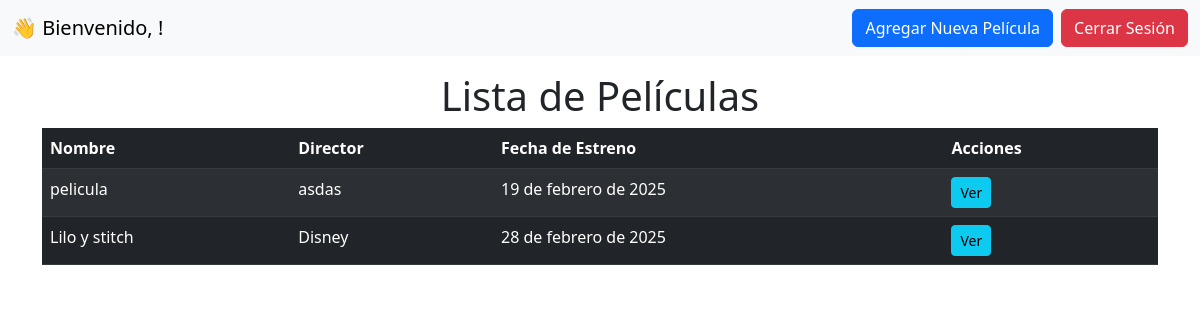
/crud/, run on the app's committed database.
### cine/models.py (models this page shows, shortened)
class Pelicula(models.Model):
    nombre_pelicula = models.CharField(max_length=100)
    director = models.CharField(max_length=100)
    fecha_estreno = models.DateField()
    sinopsis = models.TextField()
    author = models.ForeignKey(User, on_delete=models.CASCADE)

### prueba/views.py (the view)
# urls.py: path('crud/', views.crud, name='crud'),
def crud(request):
    peliculas = Pelicula.objects.all()  # Obtener todas las películas
    return render(request, 'crud.html', {'peliculas': peliculas})

### templates/crud.html (shortened to what this page needs)
<!DOCTYPE html>
<html lang="es">
<head>
    <link href="https://cdn.jsdelivr.net/npm/bootstrap@5.3.0-alpha1/dist/css/bootstrap.min.css" rel="stylesheet">
</head>
<body>
    <nav class="navbar navbar-expand-lg navbar-light bg-light">
        <div class="container-fluid">
            <a class="navbar-brand" href="#">👋 Bienvenido, {{ user.first_name|default:user.username }}!</a>
            <div class="d-flex">
                <a href="{% url 'agregar_pelicula' %}" class="btn btn-primary me-2">Agregar Nueva Película</a>
                <a href="{% url 'logout' %}" class="btn btn-danger">Cerrar Sesión</a>
            </div>
        </div>
    </nav>
    <div class="container mt-3">
        <h1 class="text-center">Lista de Películas</h1>
        <table class="table table-dark table-striped">
            <thead>
                <tr>
                    <th scope="col">Nombre</th>
                    <th scope="col">Director</th>
                    <th scope="col">Fecha de Estreno</th>
                    <th scope="col">Acciones</th>
                </tr>
            </thead>
            <tbody>
                {% for pelicula in peliculas %}
                    <tr>
                        <td>{{ pelicula.nombre_pelicula }}</td>
                        <td>{{ pelicula.director }}</td>
                        <td>{{ pelicula.fecha_estreno }}</td>
                        <td> <a href="{% url 'ver_pelicula' pelicula.id %}" class="btn btn-info btn-sm">Ver</a>
                        </td>
                    </tr>
                {% empty %}
                    <tr>
                        <td colspan="4">No hay películas registradas.</td>
                    </tr>
                {% endfor %}
            </tbody>
        </table>
    </div>
</body>
</html>

### data on the page
Pelicula: nombre_pelicula "pelicula", director "asdas", fecha_estreno "19 de febrero de 2025"
Pelicula: nombre_pelicula "Lilo y stitch", director "Disney", fecha_estreno "28 de febrero de 2025"
